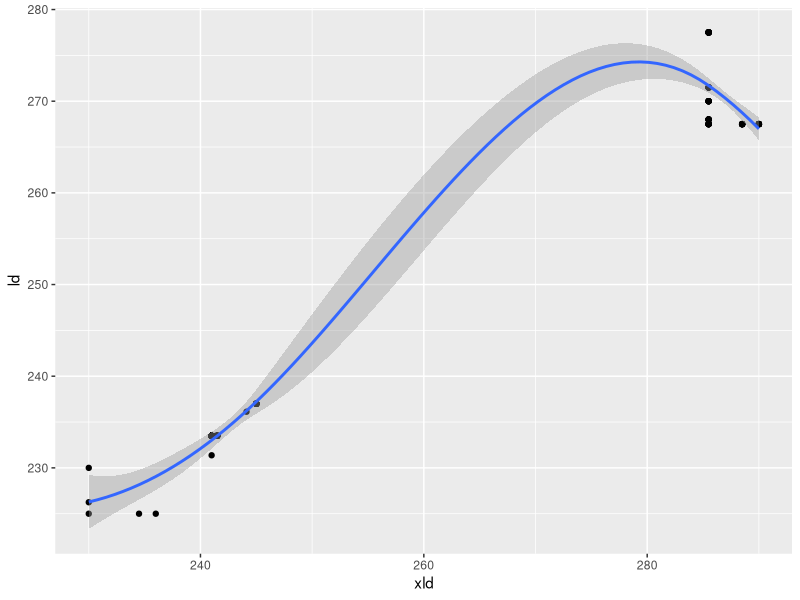
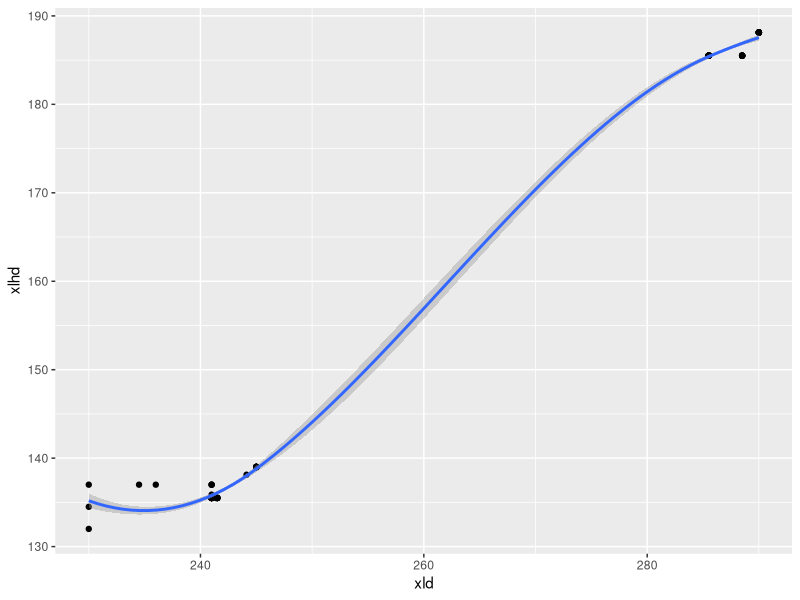
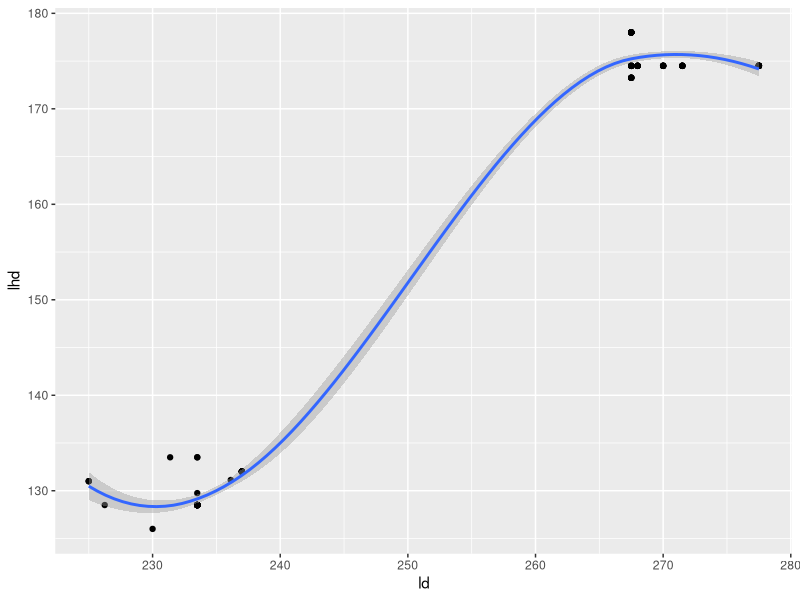

Here is the R script that generated these plots, in order:
## ---- chunk 1
#| label: setup
#| warning: false
#| message: false

library(tidyverse)
library(ggplot2)

knitr::opts_chunk$set(echo = TRUE, warning=FALSE, message=FALSE)
## ---- chunk 2
library(readxl)

eggs <- read_xls("_data/organiceggpoultry.xls",
                 sheet="Data",
                 range="B6:F125",
                 col_names = c("date", "xld", "xlhd", "ld", "lhd"))
eggs
## ---- chunk 3
eggs<-eggs%>%
  mutate(order=1:120)
eggs
## ---- chunk 4
ggplot(data=eggs)+
  geom_point(mapping=aes(x=xld, y=ld))+
  geom_smooth(mapping=aes(x=xld, y=ld))
## ---- chunk 5
ggplot(data=eggs)+
  geom_point(mapping=aes(x=xld, y=xlhd))+
  geom_smooth(mapping=aes(x=xld, y=xlhd))
## ---- chunk 6
ggplot(data=eggs)+
  geom_point(mapping=aes(x=ld, y=lhd))+
  geom_smooth(mapping=aes(x=ld, y=lhd))
